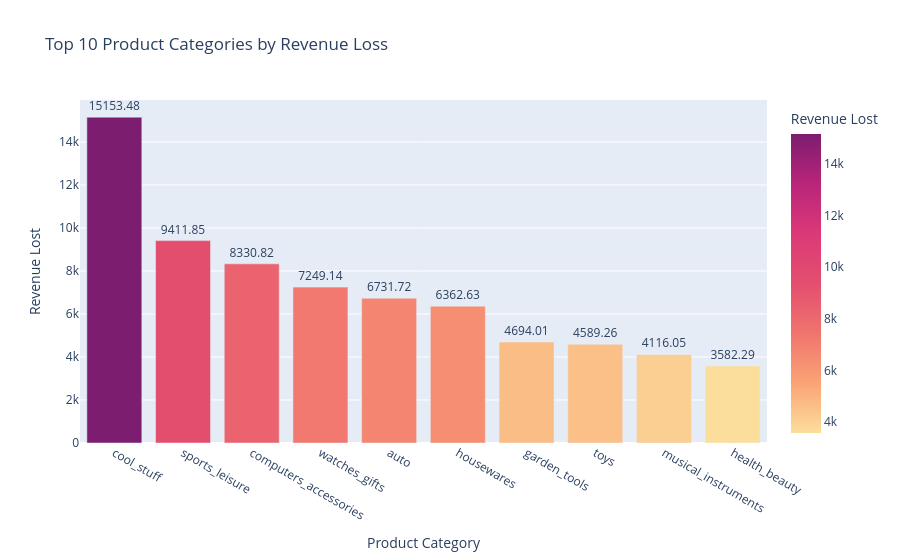

Notebook cell for this chart:
### Code cell
revenue_leakage_summary.category_level_revenue_leakage_summary(revenue_lost_per_prodct_cat,
                                                              prod_cat_w_max_amount, prod_cat_w_min_amount,
                                                            cancelled_orders, revenue_leakage_percentage, 
                                                               cancelled_orders_with_items_val,
                                                              cancelled_orders_without_items_val, fig)

### Figure 1 — Plotly figure (JSON) as saved in the notebook; plotly's stock layout.template omitted (floating-point values rounded to 4 significant figures)
{"data": [{"hovertemplate": "Product Category=%{x}<br>Revenue Lost=%{marker.color}<extra></extra>", "legendgroup": "", "marker": {"color": [15150.0, 9412.0, 8331.0, 7249.0, 6732.0, 6363.0, 4694.0, 4589.0, 4116.0, 3582.0], "coloraxis": "coloraxis", "pattern": {"shape": ""}}, "name": "", "orientation": "v", "showlegend": false, "text": [15150.0, 9412.0, 8331.0, 7249.0, 6732.0, 6363.0, 4694.0, 4589.0, 4116.0, 3582.0], "textposition": "outside", "texttemplate": "%{text:.2f}", "type": "bar", "x": ["cool_stuff", "sports_leisure", "computers_accessories", "watches_gifts", "auto", "housewares", "garden_tools", "toys", "musical_instruments", "health_beauty"], "xaxis": "x", "y": [15150.0, 9412.0, 8331.0, 7249.0, 6732.0, 6363.0, 4694.0, 4589.0, 4116.0, 3582.0], "yaxis": "y"}], "layout": {"barmode": "relative", "coloraxis": {"colorbar": {"title": {"text": "Revenue Lost"}}, "colorscale": [[0, "rgb(252, 222, 156)"], [0.1667, "rgb(250, 164, 118)"], [0.3333, "rgb(240, 116, 110)"], [0.5, "rgb(227, 79, 111)"], [0.6667, "rgb(220, 57, 119)"], [0.8333, "rgb(185, 37, 122)"], [1, "rgb(124, 29, 111)"]]}, "legend": {"tracegroupgap": 0}, "title": {"text": "Top 10 Product Categories by Revenue Loss"}, "xaxis": {"anchor": "y", "domain": [0, 1], "title": {"text": "Product Category"}}, "yaxis": {"anchor": "x", "domain": [0, 1], "title": {"text": "Revenue Lost"}}}}
